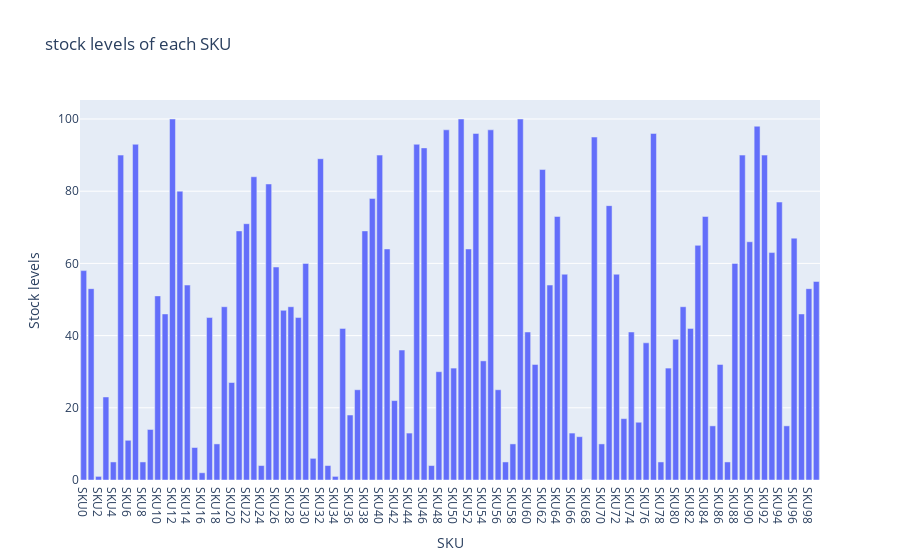

Notebook code cell kept with this figure:
### Code cell
px.bar(data,x='SKU',y='Stock levels', title = 'stock levels of each SKU')

### Figure 1 — Plotly figure (JSON) as saved in the notebook; plotly's stock layout.template omitted (floating-point values rounded to 4 significant figures)
{"data": [{"alignmentgroup": "True", "hovertemplate": "SKU=%{x}<br>Stock levels=%{y}<extra></extra>", "legendgroup": "", "marker": {"color": "#636efa", "pattern": {"shape": ""}}, "name": "", "offsetgroup": "", "orientation": "v", "showlegend": false, "textposition": "auto", "type": "bar", "x": ["SKU0", "SKU1", "SKU2", "SKU3", "SKU4", "SKU5", "SKU6", "SKU7", "SKU8", "SKU9", "SKU10", "SKU11", "SKU12", "SKU13", "SKU14", "SKU15", "SKU16", "SKU17", "SKU18", "SKU19", "SKU20", "SKU21", "SKU22", "SKU23", "SKU24", "SKU25", "SKU26", "SKU27", "SKU28", "SKU29", "SKU30", "SKU31", "SKU32", "SKU33", "SKU34", "SKU35", "SKU36", "SKU37", "SKU38", "SKU39", "SKU40", "SKU41", "SKU42", "SKU43", "SKU44", "SKU45", "SKU46", "SKU47", "SKU48", "SKU49", "SKU50", "SKU51", "SKU52", "SKU53", "SKU54", "SKU55", "SKU56", "SKU57", "SKU58", "SKU59", "SKU60", "SKU61", "SKU62", "SKU63", "SKU64", "SKU65", "SKU66", "SKU67", "SKU68", "SKU69", "SKU70", "SKU71", "SKU72", "SKU73", "SKU74", "SKU75", "SKU76", "SKU77", "SKU78", "SKU79", "SKU80", "SKU81", "SKU82", "SKU83", "SKU84", "SKU85", "SKU86", "SKU87", "SKU88", "SKU89", "SKU90", "SKU91", "SKU92", "SKU93", "SKU94", "SKU95", "SKU96", "SKU97", "SKU98", "SKU99"], "xaxis": "x", "y": [58, 53, 1, 23, 5, 90, 11, 93, 5, 14, 51, 46, 100, 80, 54, 9, 2, 45, 10, 48, 27, 69, 71, 84, 4, 82, 59, 47, 48, 45, 60, 6, 89, 4, 1, 42, 18, 25, 69, 78, 90, 64, 22, 36, 13, 93, 92, 4, 30, 97, 31, 100, 64, 96, 33, 97, 25, 5, 10, 100, 41, 32, 86, 54, 73, 57, 13, 12, 0, 95, 10, 76, 57, 17, 41, 16, 38, 96, 5, 31, 39, 48, 42, 65, 73, 15, 32, 5, 60, 90, 66, 98, 90, 63, 77, 15, 67, 46, 53, 55], "yaxis": "y"}], "layout": {"barmode": "relative", "legend": {"tracegroupgap": 0}, "title": {"text": "stock levels of each SKU"}, "xaxis": {"anchor": "y", "domain": [0, 1], "title": {"text": "SKU"}}, "yaxis": {"anchor": "x", "domain": [0, 1], "title": {"text": "Stock levels"}}}}
